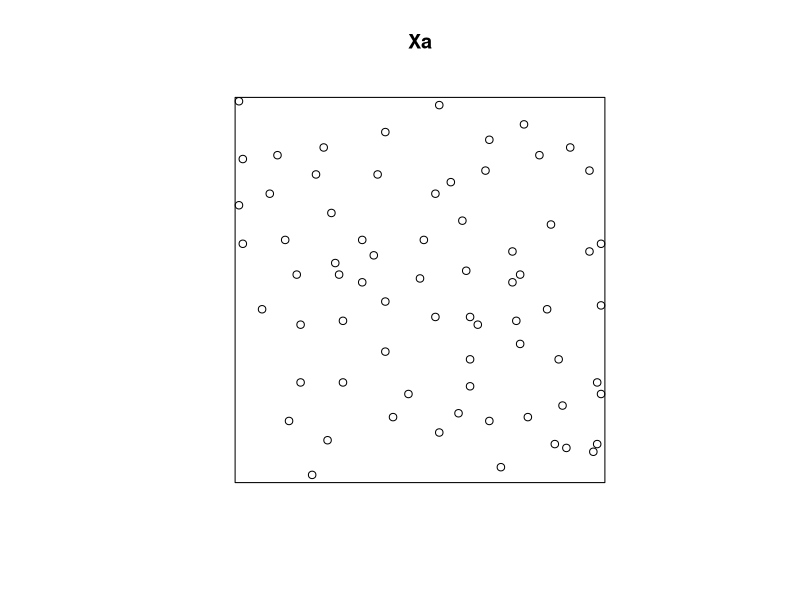
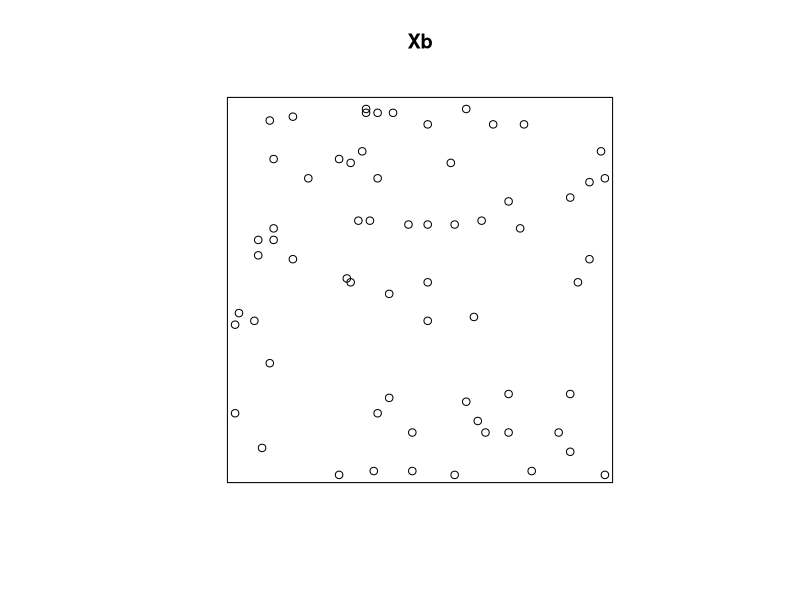
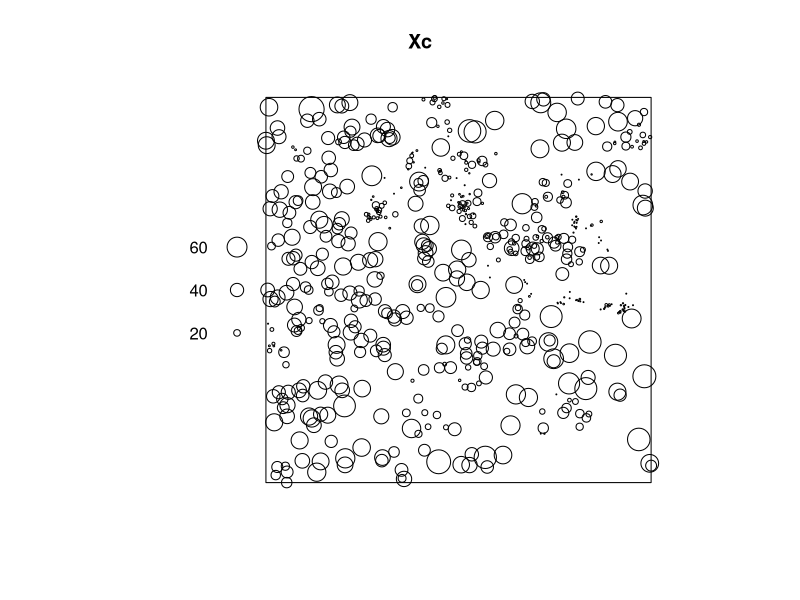
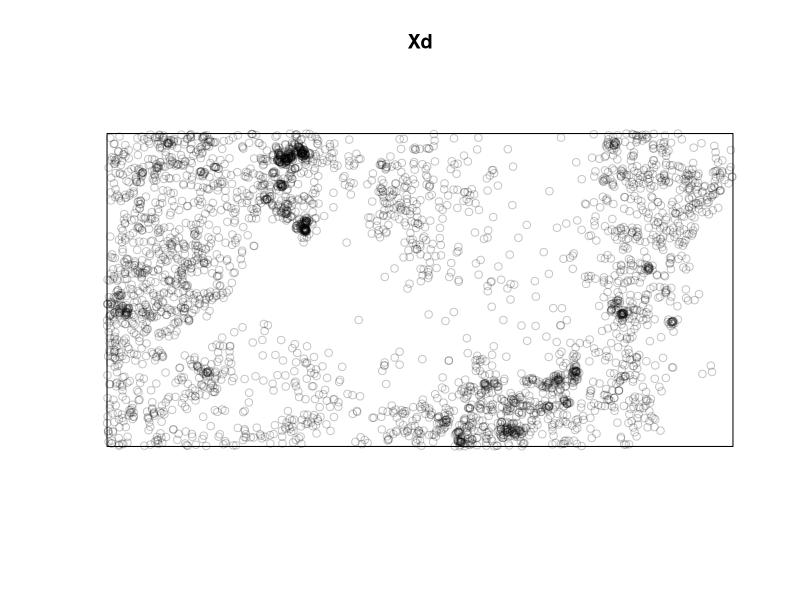
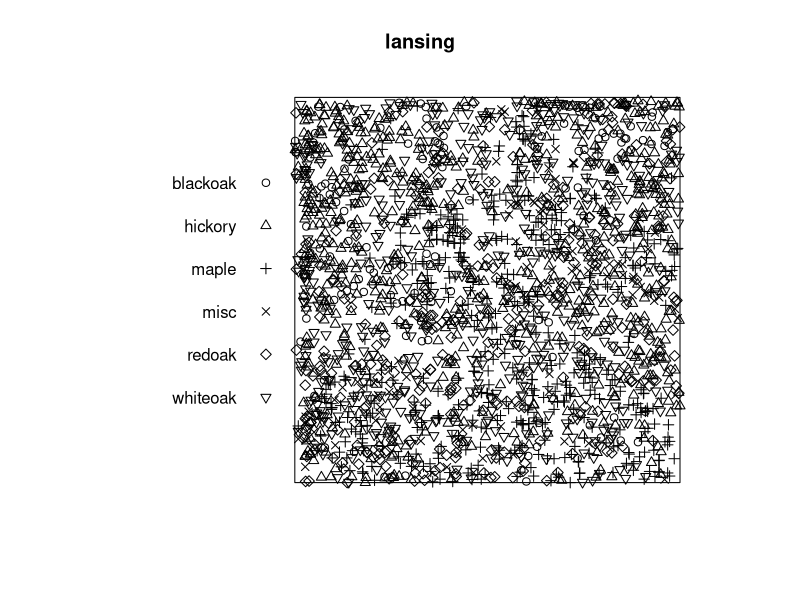
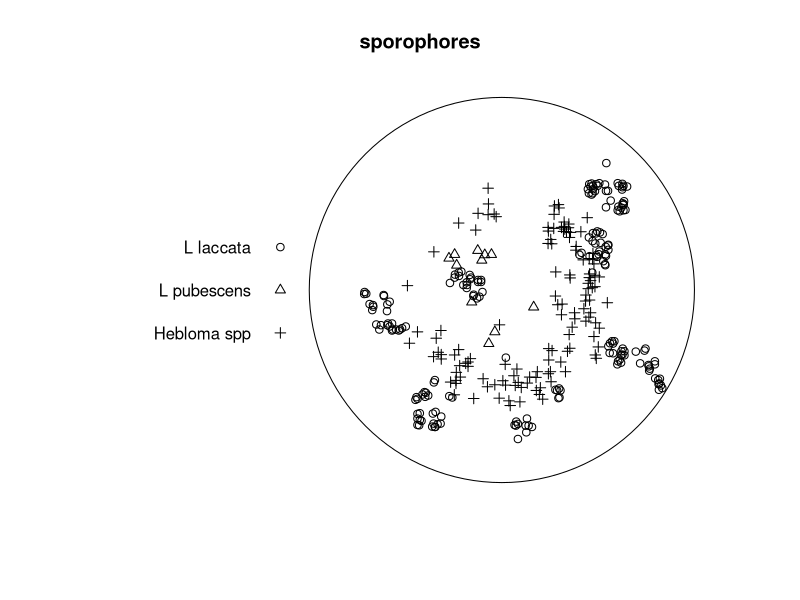
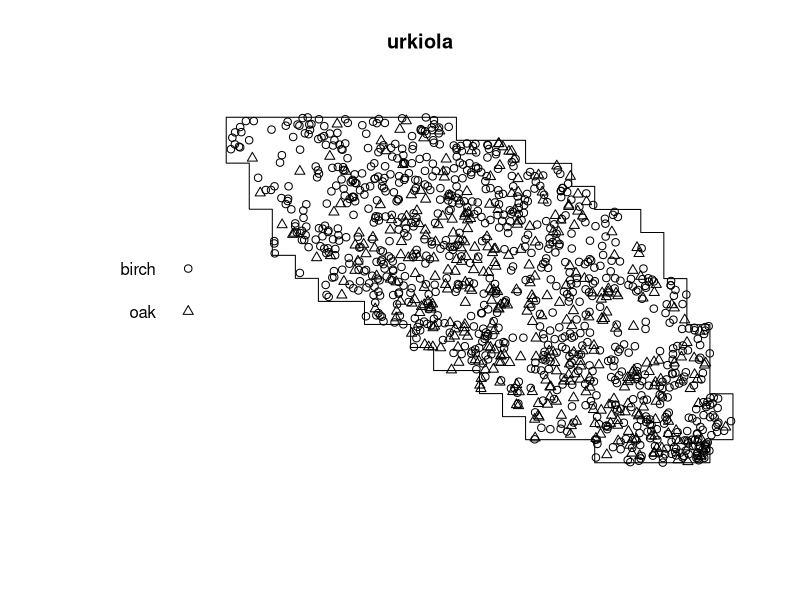
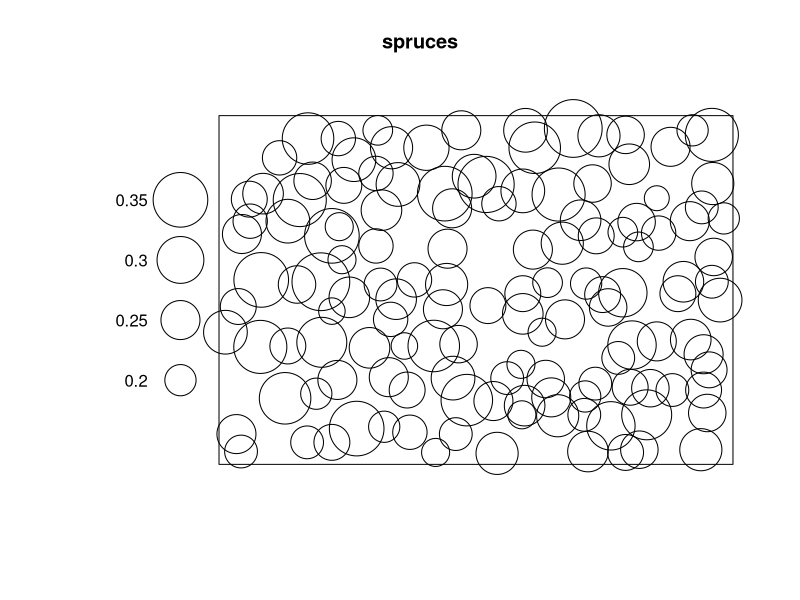

Generate these figures, in order, with R:
################################################################################
#  R script sysstat24_06_en.r for the practice "Statistical Analysis of Systems"
#####

if(!require(spatstat)) {install.packages("spatstat"); require(spatstat)}      # Download the R package 'spatstat' and install it beforehand if necessary.

#############
# Task 1  
###

Xa <- swedishpines    # Save point pattern 'swedishpines' in Xa
plot(Xa)              # Plot point pattern (same as plot(swedishpines))
Xa                    # Short info on the point pattern
summary(Xa)           # Basic statistcs of the point pattern
summary(Xa)$intensity # Show estimated intensity (= mean number of points per unit area)

Xb <- japanesepines   # Save point pattern 'japanesepines' in Xb
plot(Xb)              # Plot point pattern
Xb                    # Short info on the point pattern
summary(Xb)           # Basic statistcs of the point pattern
summary(Xb)$intensity # Show estimated intensity

Xc <- longleaf        # Save point pattern 'longleaf' in Xc
plot(Xc)              # Plot point pattern -> This is a marked point pattern. The size of the mark is shown as a circle.
?longleaf             # What are the marks?
Xc                    # Short info on the point pattern
summary(Xc)           # Basic statistcs of the point pattern
summary(Xc)$intensity # Show estimated intensity

Xd <- bei             # Save point pattern 'bei' in Xd
plot(Xd)              # Plot point pattern
# What is the visual difference to 'swedishpines' and 'japanesepines' in particular?
Xd                    # Short info on the point pattern
summary(Xd)           # Basic statistcs of the point pattern
summary(Xd)$intensity # Show estimated intensity

# Marked point patterns (point positions and related additional information = marks)

# categorical/type
plot(lansing)
?lansing

plot(sporophores)
?sporophores

plot(urkiola)
?urkiola

# real-valued
plot(spruces)
?spruces

plot(anemones)
?anemones

##############
# Task 2
###

# Generate a realization of the homogeneous Poisson process
# with intensity 80 in the window [0,2]x[0,2]:
X1 <- rpoispp(lambda=80,win=owin(c(0,2),c(0,2)))
summary(X1)
plot(X1)

# Generate another realization:
X2 <- rpoispp(lambda=80,win=owin(c(0,2),c(0,2)))
summary(X2)
plot(X2)

# yet another:
X3 <- rpoispp(lambda=80,win=owin(c(0,2),c(0,2)))
summary(X3)
plot(X3)

# Conclusion: As with a random number (think of throwing dice), the realizations (as results of a random experiment) are different.
#             Nevertheless, under certain conditions and a sufficiently large observation window, spatial 'processes' 
#             such as random point patterns (in contrast to random numbers), certain regularities can already be read from individual realizations.

# Estimated intensities:
summary(X1)$intensity
summary(X2)$intensity
summary(X3)$intensity
# Conclusion: Although the estimated intensities differ, as they are each based on a single realization, they also
#             not deviate too much from the specified theoretical intensity 80.

### 
# Simulation study 
###

# The following function first generates a realization of a homogeneous Poisson process
# of intensity lambda in the observation window [0,a]x[0,a] and then returns the estimated intensity.
getInt<-function(i,a,lambda) summary(rpoispp(lambda,win=owin(c(0,a),c(0,a))))$intensity

# Using the function 'getInt', we now generate realizations for three values each for the intensity lambda
# and for the side length a of the observation window N=200 and estimate the intensity.
N<-200
lambda.all<-c()
for(lambda in c(80,100,120)) for(a in 1:3) lambda.all<-cbind(lambda.all,sapply(1:N,getInt,a=a,lambda=lambda))

# Now we use these simulation results to determine how the estimated values behave on average
# and how they scatter. We also look at the theoretical values for comparison.
title <- c("a","lambda","mean.theor","mean.empir","var.theor","var.empir")
result <- matrix(NA,9,6)
colnames(result) <- title
i<-0
for(lambda in c(80,100,120)) for(a in 1:3) {
  i<-i+1
  mlambda <- mean(lambda.all[,i])
  vlambda <- var(lambda.all[,i])
  result[i,] <- c(a,lambda,lambda,mlambda,lambda/a^2,vlambda)
}
result     
# Conclusion: The larger the window (or a), the smaller the variances, i.e. the smaller the fluctuations
#             in the estimated intensities.
#             This can also be visualized well with the help of box plots.
# Graphical illustration:
boxplot(lambda.all[,1:3],xlab="a",main="lambda=80")
boxplot(lambda.all[,4:6],xlab="a",main="lambda=100")
boxplot(lambda.all[,7:9],xlab="a",main="lambda=120")


#############
# Task 3
###

# Two different intensity functions in the plane:
lambda1 <- function(x,y) 500*(x+y)^2
lambda2 <- function(x,y) 500 * exp(-10*((x-0.5)^2 + (y-0.5)^2))

x <- seq(0,1,by=0.01) # Vector of x-coordinates
y <- seq(0,1,by=0.01) # Vector of y-coordinates

# Illustration of these intensity functions:
z1 <- outer(x,y,lambda1) # generates the values of lambda1(x,y) for each coordinate pair of x and y
# Three different representations:
contour(x,y,z1)
persp(x,y,z1)
plot(im(z1,x,y))

z2 <- outer(x,y,lambda2) # generates the values of lambda2(x,y) for each coordinate pair of x and y
# Three different representations:
contour(x,y,z2)
persp(x,y,z2)
plot(im(z2,x,y))

# Realization of an inhom. Poisson process with intensity function lambda1 (in window [0,1]x[0,1], which is preset):
X1 <- rpoispp(lambda=lambda1, lmax=2000) # In the best case, lmax is chosen to be exactly equal to the maximum value of the intensity function in the area to be simulated.
plot(X1)

plot(im(z1,x,y))				# intensity function together with
plot(X1, add=TRUE)			# a realization of the point process

# Kernel density estimation in 'spatstat':
?density.ppp

# Estimation of the intensity function lambda1 based on a realization (of the Poisson process or a random point pattern in general):
h <- 0.05					# bandwidth h here ccertainly too small
plot(density(X1,h))
contour(density(X1,h))
persp(density(X1,h),theta=20)

h <- 0.1
plot(density(X1,h))
contour(density(X1,h))
persp(density(X1,h),theta=20)

h <- 0.5
plot(density(X1,h))
contour(density(X1,h))
persp(density(X1,h),theta=20)


# Realization of an inhom. Poisson process with intensity function lambda2:
X2 <- rpoispp(lambda=lambda2, lmax=500)
plot(X2)

plot(im(z2,x,y))				# intensity function together with
plot(X2, add=TRUE)			# a realization of the point process

# Estimation of the intensity function lambda2
h <- 0.05					# bandwidth h here ccertainly too small
plot(density(X2,h))
contour(density(X2,h))
persp(density(X2,h),theta=20)

h <- 0.1
plot(density(X2,h))
contour(density(X2,h))
persp(density(X2,h),theta=20)

h <- 0.5
plot(density(X2,h))
contour(density(X2,h))
persp(density(X2,h),theta=20)

# Kernel density estimation of the intensity function for the data set 'bei':
h <- 1
plot(density(bei,h))
contour(density(bei,h))
plot(bei, add=TRUE, col=2)
persp(density(bei,h),theta=20)

h <- 10
plot(density(bei,h))
contour(density(bei,h))
plot(bei, add=TRUE, col=2)
persp(density(bei,h),theta=20)

h <- 30
plot(density(bei,h))
contour(density(bei,h))
plot(bei, add=TRUE, col=2)
persp(density(bei,h),theta=20)

h <- 50
plot(density(bei,h))
contour(density(bei,h))
plot(bei, add=TRUE, col=2)
persp(density(bei,h),theta=20)
